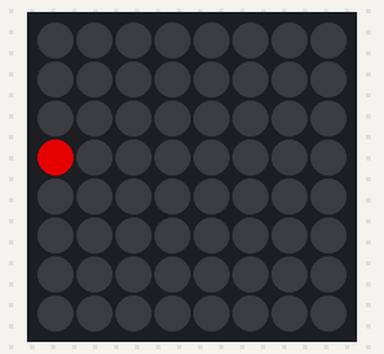
This program was run on a simulated Raspberry Pi (BCM pin numbers) with a Sense HAT. On the bench: the Sense HAT's 8×8 RGB LED matrix. Dim RGB values are drawn brighter than linear; what the program prints to the terminal is not drawn.

Above: at 0.07 s.
At 0.47 s:
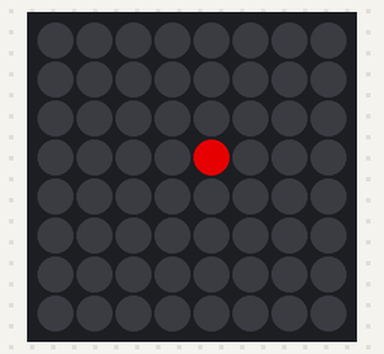
At 0.98 s:
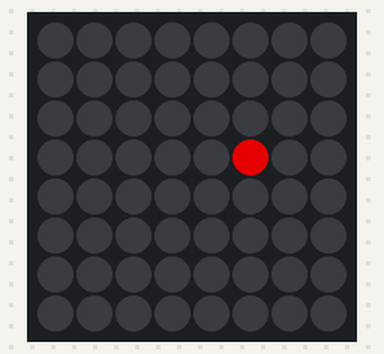
At 1.38 s:
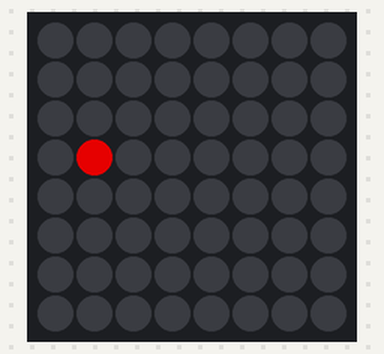
At 1.88 s:
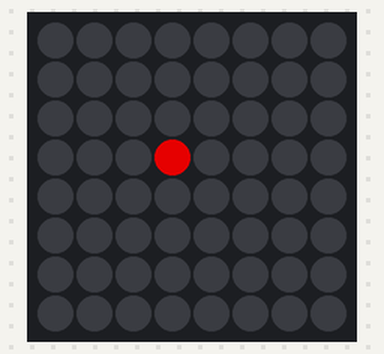

Measured:
- by itself, everything shown: repeats every 1.5 s, in 14 steps

The program:

kitt_scanner1.py
```python
#!/usr/bin/env python3
# ========================================================================
# kitt_scanner1.py
#
# Description: Simulate the front-mounted scanner (anamorphic equalizer)
#              from Knight Rider's KITT.
#
# Author: Jim Ing
# Date: 2024-08-15
# ========================================================================

import time
from config import sense

sense.clear()

red = (255, 0, 0)
off = (0, 0, 0)

def kitt_scanner():
    while True:
        # Move from left to right
        for x in range(8):
            sense.clear()
            sense.set_pixel(x, 3, red)
            time.sleep(0.1)

        # Move from right to left
        for x in range(6, -1, -1):
            sense.clear()
            sense.set_pixel(x, 3, red)
            time.sleep(0.1)

try:
    print ("To quit, press Ctrl+C")
    kitt_scanner()

except KeyboardInterrupt:
    sense.clear()
```

config.py
```python
#!/usr/bin/env python3
# ========================================================================
# config.py
#
# Description: Global configuration.
#
# Author: Jim Ing
# Date: 2024-08-29
# ========================================================================

from sense_hat import SenseHat
#from sense_hat import SenseHat, ACTION_PRESSED, ACTION_HELD, ACTION_RELEASED

sense = SenseHat()

sense.rotation = 0
sense.low_light = True
```
